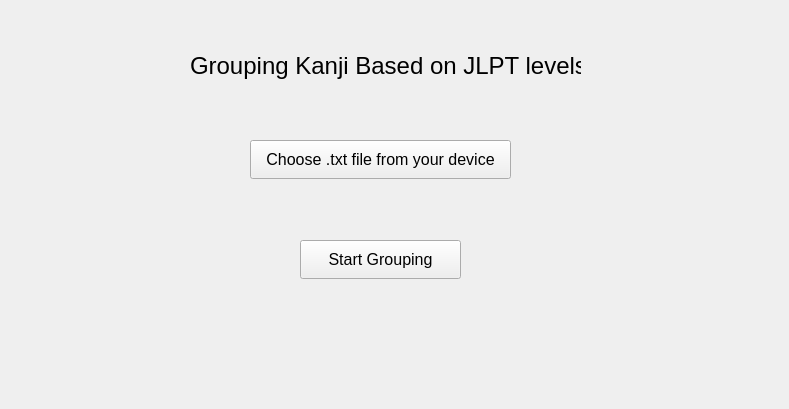
<?xml version="1.0" encoding="UTF-8"?>
<ui version="4.0">
 <class>MainWindow</class>
 <widget class="QMainWindow" name="MainWindow">
  <property name="geometry">
   <rect>
    <x>0</x>
    <y>0</y>
    <width>789</width>
    <height>409</height>
   </rect>
  </property>
  <property name="windowTitle">
   <string>grokJLPT</string>
  </property>
  <widget class="QWidget" name="centralwidget">
   <widget class="QPushButton" name="pushButton">
    <property name="geometry">
     <rect>
      <x>250</x>
      <y>140</y>
      <width>261</width>
      <height>39</height>
     </rect>
    </property>
    <property name="font">
     <font>
      <pointsize>12</pointsize>
     </font>
    </property>
    <property name="text">
     <string>Choose .txt file from your device</string>
    </property>
   </widget>
   <widget class="QLabel" name="label">
    <property name="geometry">
     <rect>
      <x>190</x>
      <y>30</y>
      <width>391</width>
      <height>71</height>
     </rect>
    </property>
    <property name="font">
     <font>
      <pointsize>18</pointsize>
     </font>
    </property>
    <property name="text">
     <string>Grouping Kanji Based on JLPT levels</string>
    </property>
   </widget>
   <widget class="QPushButton" name="pushButton_2">
    <property name="geometry">
     <rect>
      <x>300</x>
      <y>240</y>
      <width>161</width>
      <height>39</height>
     </rect>
    </property>
    <property name="font">
     <font>
      <pointsize>12</pointsize>
     </font>
    </property>
    <property name="text">
     <string>Start Grouping</string>
    </property>
   </widget>
  </widget>
 </widget>
 <resources/>
 <connections/>
</ui>
